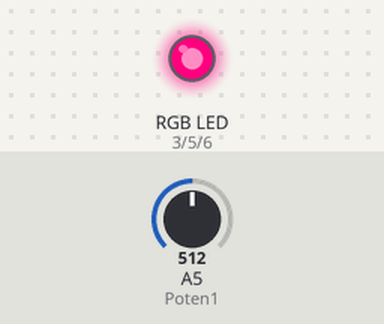
Simulated run of this sketch. Board: Arduino Uno, built with avr-gcc and run on an emulated ATmega328P. Parts: an RGB LED mixed from three pins (HIGH = lit). The inputs (shaded band) are chosen by the test bench; at power-on: A5 (Poten1) = 512. Dim RGB values are drawn brighter than linear.

Above: at 1.2 s.
1.3 s: A5 (Poten1) set to 716
At 2.1 s:
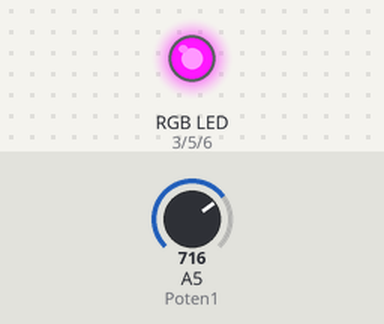
2.8 s: A5 (Poten1) set to 900
At 3.3 s:
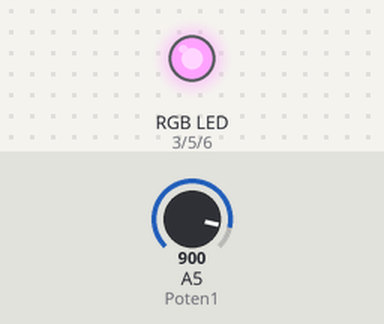
4.3 s: A5 (Poten1) set to 1023
At 5.5 s:
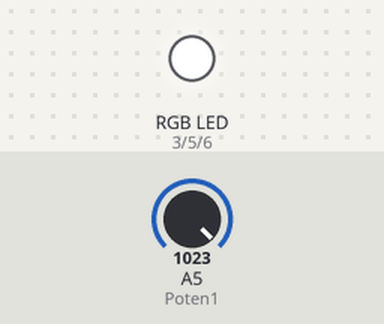
5.8 s: A5 (Poten1) set to 306
At 6.7 s:
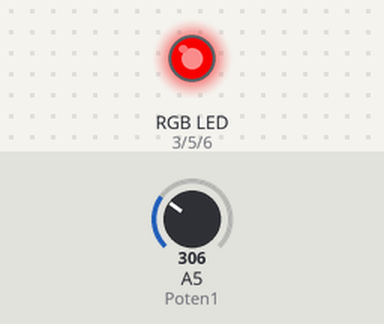
7.3 s: A5 (Poten1) set to 245
At 7.9 s:
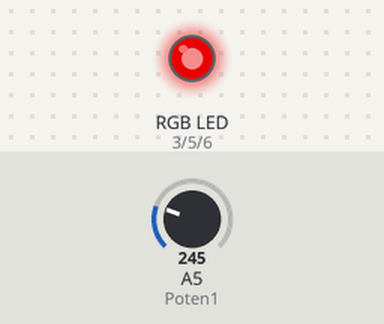
Timing chart, 0 to 9.8 s (numbered marks = the images above; inputs shaded):
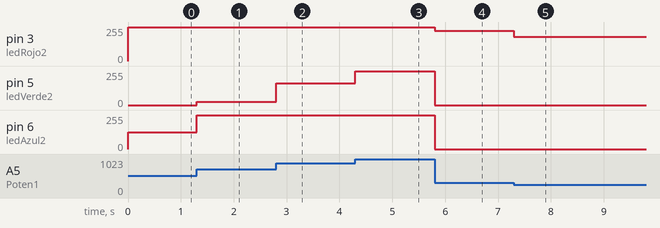

Measured:
- after the input at 1.3 s, pin 5 (ledVerde2): 0/255 → 24/255 at once; pin 6 (ledAzul2): 126/255 → 255/255 at once
- after the input at 2.8 s, pin 5 (ledVerde2): 24/255 → 162/255 at once
- after the input at 4.3 s, pin 5 (ledVerde2): 162/255 → 255/255 at once
- after the input at 5.8 s, pin 3 (ledRojo2): 255/255 → 228/255 at once; pin 5 (ledVerde2), pin 6 (ledAzul2): 255/255 → 0/255 at once
- after the input at 7.3 s, pin 3 (ledRojo2): 228/255 → 183/255 at once

The sketch:

Regulador1.8.ino
```cpp
// Adrián Díaz Moro          UO265431
// Raúl López Calvo          UO263918
// Alejandro León Pereira    UO258774
// Laboratorio 2-Grupo 3

const int ledRojo2 = 3;
const int ledVerde2 = 5;
const int ledAzul2 = 6;

#define Poten1 A5

void setup()
{
    Serial.begin(9600);

    pinMode(ledVerde2, OUTPUT);
    pinMode(ledRojo2, OUTPUT);
    pinMode(ledAzul2, OUTPUT);

}

void loop()
{
  //Leer potenciometro1
  int p1=map(analogRead(Poten1),0,1023,0,255);

  if(p1==0){
    analogWrite(ledRojo2,0);
    analogWrite(ledAzul2,0);
    analogWrite(ledVerde2,0);
  } else
  if(p1>=1 and p1<=85){
    analogWrite(ledRojo2,p1*3);
    analogWrite(ledAzul2,0);
    analogWrite(ledVerde2,0);
  } else
  if(p1>=85 and p1<=170){
    analogWrite(ledRojo2,255);
    analogWrite(ledAzul2,(p1-85)*3);
    analogWrite(ledVerde2,0);
  } else
  if(p1>=170 and p1<=255){
    analogWrite(ledRojo2,255);
    analogWrite(ledAzul2,255);
    analogWrite(ledVerde2,(p1-170)*3);
  }

}
```
